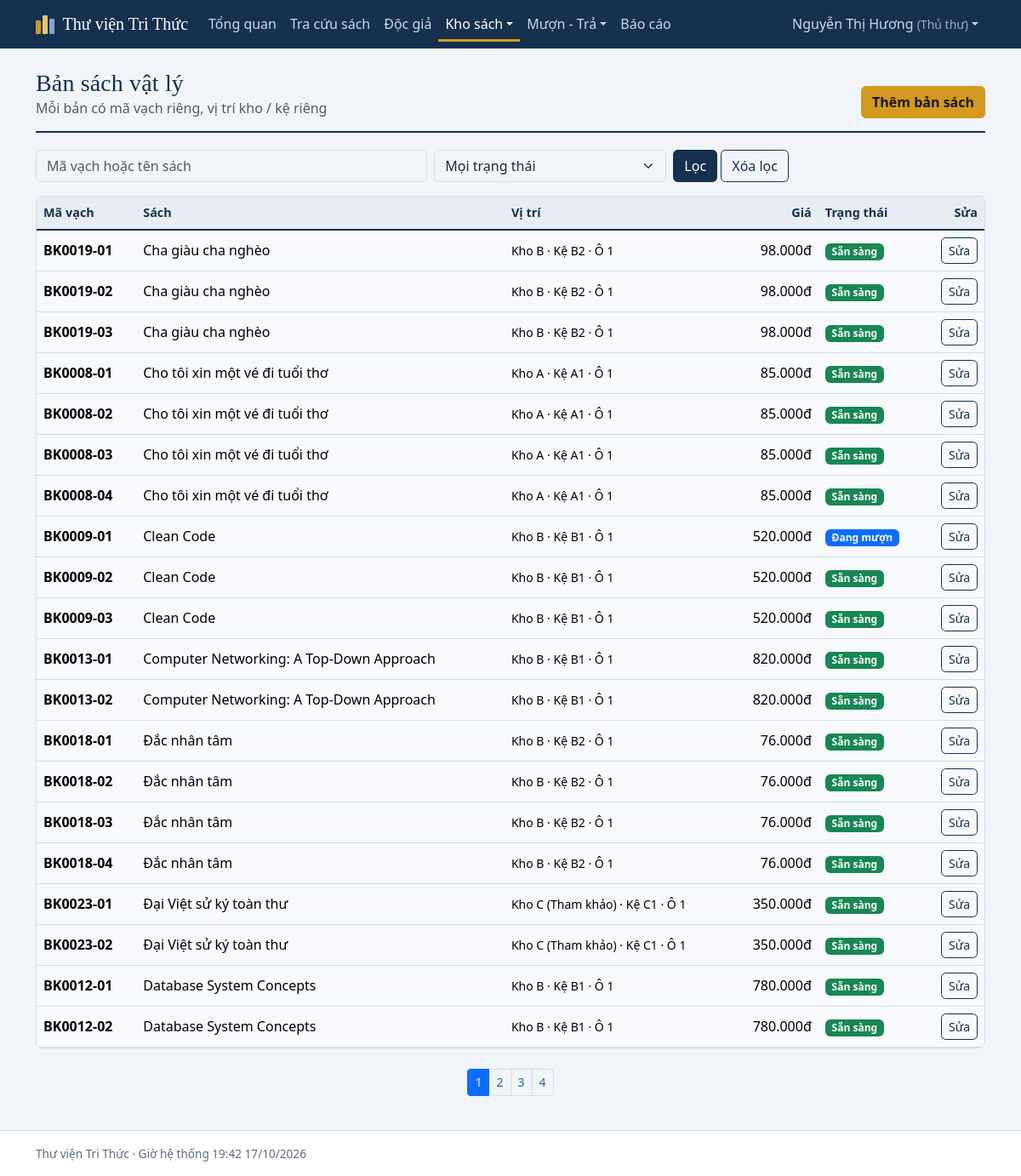
/staff/copies.php (signed in), run on the app's committed database.
### tables this page shows
CREATE TABLE users (
  user_id            BIGINT AUTO_INCREMENT PRIMARY KEY,
  role_id            INT NOT NULL,
  username           VARCHAR(50)  NOT NULL UNIQUE,
  email              VARCHAR(100) NOT NULL UNIQUE,
  password_hash      VARCHAR(255) NOT NULL,
  full_name          VARCHAR(100) NOT NULL,
  phone              VARCHAR(20)  NULL,
  address            VARCHAR(255) NULL,
  status             ENUM('ACTIVE','LOCKED','INACTIVE') NOT NULL DEFAULT 'ACTIVE',
  failed_login_count INT NOT NULL DEFAULT 0,
  locked_until       DATETIME NULL,
  created_at         DATETIME NOT NULL DEFAULT CURRENT_TIMESTAMP,
  CONSTRAINT fk_users_role FOREIGN KEY (role_id) REFERENCES roles(role_id)
);

CREATE TABLE roles (
  role_id    INT AUTO_INCREMENT PRIMARY KEY,
  role_code  VARCHAR(20)  NOT NULL UNIQUE,       
  role_name  VARCHAR(50)  NOT NULL
);

CREATE TABLE book_copies (
  copy_id          BIGINT AUTO_INCREMENT PRIMARY KEY,
  title_id         BIGINT NOT NULL,
  location_id      INT NULL,
  barcode          VARCHAR(30) NOT NULL UNIQUE,
  price            DECIMAL(12,2) NOT NULL DEFAULT 0,
  condition_status ENUM('NORMAL','DAMAGED') NOT NULL DEFAULT 'NORMAL',
  status           ENUM('AVAILABLE','RESERVED','BORROWED','LOST','DAMAGED','INACTIVE') NOT NULL DEFAULT 'AVAILABLE',
  acquired_date    DATE NOT NULL,
  INDEX idx_copy_title_status (title_id, status),
  CONSTRAINT fk_copy_title FOREIGN KEY (title_id)    REFERENCES book_titles(title_id),
  CONSTRAINT fk_copy_loc   FOREIGN KEY (location_id) REFERENCES storage_locations(location_id)
);

CREATE TABLE book_titles (
  title_id     BIGINT AUTO_INCREMENT PRIMARY KEY,
  isbn         VARCHAR(20)  NOT NULL UNIQUE,
  title        VARCHAR(255) NOT NULL,
  category_id  INT NULL,
  publisher_id INT NULL,
  publish_year INT NULL,
  description  TEXT NULL,
  cover_image  VARCHAR(255) NULL,
  status       ENUM('ACTIVE','DISCONTINUED') NOT NULL DEFAULT 'ACTIVE',
  created_at   DATETIME NOT NULL DEFAULT CURRENT_TIMESTAMP,
  FULLTEXT KEY ft_title (title),
  CONSTRAINT fk_bt_cat FOREIGN KEY (category_id)  REFERENCES categories(category_id),
  CONSTRAINT fk_bt_pub FOREIGN KEY (publisher_id) REFERENCES publishers(publisher_id)
);

CREATE TABLE storage_locations (
  location_id INT AUTO_INCREMENT PRIMARY KEY,
  warehouse   VARCHAR(50) NOT NULL,
  shelf       VARCHAR(20) NOT NULL,
  slot        VARCHAR(20) NOT NULL DEFAULT '',
  UNIQUE KEY uq_loc (warehouse, shelf, slot)
);

### staff/copies.php (the view, shortened to what this page needs)
<?php
require __DIR__ . '/../includes/init.php';
$u = require_staff();
$titleFilter = (int)g('title_id', p('title_id_back'));
$kw = g('q'); $st = g('st'); $page = max(1, (int)g('page', '1')); $per = 20;
$where = '1=1'; $params = [];
$total = (int)fetch_val("SELECT COUNT(*) FROM book_copies c JOIN book_titles t ON t.title_id = c.title_id WHERE $where", $params);
$off = ($page - 1) * $per;
$rows = fetch_all("SELECT c.*, t.title, l.warehouse, l.shelf, l.slot FROM book_copies c JOIN book_titles t ON t.title_id = c.title_id
    LEFT JOIN storage_locations l ON l.location_id = c.location_id WHERE $where ORDER BY t.title, c.barcode LIMIT $per OFFSET $off", $params);
$locs = fetch_all("SELECT * FROM storage_locations ORDER BY warehouse, shelf, slot");
$locLabel = fn($l) => $l['warehouse'] . ' · Kệ ' . $l['shelf'] . ($l['slot'] !== '' ? ' · Ô ' . $l['slot'] : '');
$filterTitle = $titleFilter ? fetch_val("SELECT title FROM book_titles WHERE title_id = ?", [$titleFilter]) : null;
page_start('Bản sách');
page_head('Bản sách vật lý', $filterTitle ? 'Đầu sách: ' . $filterTitle : 'Mỗi bản có mã vạch riêng, vị trí kho / kệ riêng',
  '<button class="btn btn-accent" type="button" data-bs-toggle="collapse" data-bs-target="#addCopy">Thêm bản sách</button>');
?>
<form class="row g-2 mb-3" method="get" role="search">
  <div class="col-sm-6 col-md-5"><label class="visually-hidden" for="q">Tìm</label><input class="form-control" id="q" name="q" value="<?= e($kw) ?>" placeholder="Mã vạch hoặc tên sách"></div>
  <div class="col-sm-4 col-md-3"><label class="visually-hidden" for="st">Trạng thái</label><select class="form-select" id="st" name="st"><option value="">Mọi trạng thái</option>
    <?php foreach (STATUS_LABELS['copy'] as $k => $v): ?><option value="<?= $k ?>" <?= $st === $k ? 'selected' : '' ?>><?= e($v[0]) ?></option><?php endforeach; ?></select></div>
  <div class="col-auto"><button class="btn btn-primary" type="submit">Lọc</button> <a class="btn btn-outline-primary" href="<?= e(url('staff/copies.php')) ?>">Xóa lọc</a></div>
</form>
<div class="table-wrap"><div class="table-responsive"><table class="table table-striped mb-0">
  <thead><tr><th>Mã vạch</th><th>Sách</th><th>Vị trí</th><th class="text-end">Giá</th><th>Trạng thái</th><th class="text-end">Sửa</th></tr></thead><tbody>
  <?php foreach ($rows as $r): $locked = in_array($r['status'], ['BORROWED', 'RESERVED'], true); ?>
  <tr>
    <td class="fw-semibold"><?= e($r['barcode']) ?></td>
    <td><?= e($r['title']) ?></td>
    <td class="small"><?= $r['warehouse'] ? e($locLabel($r)) : '—' ?></td>
    <td class="text-end"><?= money($r['price']) ?></td>
    <td><?= badge('copy', $r['status']) ?></td>
    <td class="text-end"><button class="btn btn-sm btn-outline-primary" type="button" data-bs-toggle="collapse" data-bs-target="#e<?= (int)$r['copy_id'] ?>">Sửa</button></td>
  </tr>
  <?php endforeach; ?></tbody></table></div></div>
<?= pager($total, $per, $page) ?>
<?php page_end();

### includes/layout.php (shortened to what this page needs)
<?php
function nav_link(string $path, string $label, string $cur): string {
    $active = $cur === url($path) ? ' active' : '';
    return '<li class="nav-item"><a class="nav-link' . $active . '" href="' . e(url($path)) . '">' . e($label) . '</a></li>';
}
function nav_dropdown(string $label, array $items, string $cur): string {
    $on = false; $li = '';
    foreach ($items as $path => $text) {
        $a = ($cur === url($path)); $on = $on || $a;
        $li .= '<li><a class="dropdown-item' . ($a ? ' active' : '') . '" href="' . e(url($path)) . '">' . e($text) . '</a></li>';
    }
    return '<li class="nav-item dropdown"><a class="nav-link dropdown-toggle' . ($on ? ' active' : '') . '" href="#" role="button" data-bs-toggle="dropdown" aria-expanded="false">' . e($label) . '</a><ul class="dropdown-menu">' . $li . '</ul></li>';
}
function page_start(string $title, array $o = []): void {
    $u = user();
    $cur = $_SERVER['SCRIPT_NAME'] ?? '';
    $app = cfg('app.name');
    ?><!doctype html>
<html lang="vi">
<head>
<link rel="stylesheet" href="<?= e(url('assets/vendor/bootstrap/bootstrap.min.css')) ?>">
<link rel="stylesheet" href="<?= e(url('assets/css/style.css')) ?>">
</head>
<body>
<nav class="navbar navbar-expand-lg app-nav no-print">
  <div class="container">
    <a class="navbar-brand" href="<?= e(url($u && is_staff($u) ? 'staff/index.php' : 'index.php')) ?>">
      <span class="spines" aria-hidden="true"><i></i><i></i><i></i></span><?= e($app) ?>
    </a>
    <div class="collapse navbar-collapse" id="nav">
      <ul class="navbar-nav me-auto">
<?php
    if ($u && is_staff($u)) {
        echo nav_link('staff/index.php', 'Tổng quan', $cur);
        echo nav_link('index.php', 'Tra cứu sách', $cur);
        echo nav_link('staff/readers.php', 'Độc giả', $cur);
        echo nav_dropdown('Kho sách', ['staff/titles.php' => 'Đầu sách', 'staff/copies.php' => 'Bản sách', 'staff/locations.php' => 'Kho / kệ / vị trí'], $cur);
        echo nav_dropdown('Mượn - Trả', ['staff/loan_new.php' => 'Lập phiếu mượn', 'staff/return.php' => 'Lập phiếu trả', 'staff/reservations.php' => 'Duyệt đặt giữ', 'staff/fines.php' => 'Tiền phạt'], $cur);
        echo nav_link('staff/reports.php', 'Báo cáo', $cur);
    } elseif ($u) {
        echo nav_link('index.php', 'Tra cứu sách', $cur);
        echo nav_link('reader/reservations.php', 'Đặt giữ của tôi', $cur);
        echo nav_link('reader/history.php', 'Mượn - trả - phạt', $cur);
    } else {
        echo nav_link('index.php', 'Tra cứu sách', $cur);
    }
?>
      </ul>
      <ul class="navbar-nav align-items-lg-center">
<?php if ($u): ?>
        <li class="nav-item dropdown">
          <a class="nav-link dropdown-toggle" href="#" role="button" data-bs-toggle="dropdown" aria-expanded="false"><?= e($u['full_name']) ?> <small class="opacity-75">(<?= e($u['role_name']) ?>)</small></a>
        </li>
<?php else: ?>
        <li class="nav-item"><a class="nav-link" href="<?= e(url('login.php')) ?>">Đăng nhập</a></li>
        <li class="nav-item"><a class="btn btn-sm btn-accent ms-lg-2" href="<?= e(url('register.php')) ?>">Đăng ký</a></li>
<?php endif; ?>
      </ul>
    </div>
  </div>
</nav>
<main class="container py-4">
<?php
}
function page_end(): void {
    ?></main>
<footer class="app-footer no-print"><div class="container"><?= e(cfg('app.name')) ?> · Giờ hệ thống <?= date('H:i d/m/Y') ?></div></footer>
</body>
</html>
<?php
}
function page_head(string $h, string $sub = '', string $actions = ''): void {
    echo '<div class="page-head"><div><h1>' . e($h) . '</h1>' . ($sub !== '' ? '<p class="text-muted mb-0">' . e($sub) . '</p>' : '') . '</div>' . ($actions !== '' ? '<div class="no-print">' . $actions . '</div>' : '') . '</div>';
}

### includes/init.php (shortened to what this page needs)
<?php
function cfg(string $key, $default = null) {
    $v = $GLOBALS['CFG'];
    foreach (explode('.', $key) as $k) {
        $v = $v[$k];
    }
    return $v;
}
function url(string $path = ''): string { return BASE_URL . '/' . ltrim($path, '/'); }
function e($s): string { return htmlspecialchars((string)$s, ENT_QUOTES, 'UTF-8'); }
function db(): PDO {
    static $pdo = null;
    if ($pdo) return $pdo;
    $c = cfg('db');
    try {
        $pdo = new PDO("mysql:host={$c['host']};dbname={$c['name']};charset={$c['charset']}", $c['user'], $c['pass'], [
            PDO::ATTR_ERRMODE => PDO::ERRMODE_EXCEPTION,
            PDO::ATTR_DEFAULT_FETCH_MODE => PDO::FETCH_ASSOC,
            PDO::ATTR_EMULATE_PREPARES => false,
        ]);
    } catch (PDOException $ex) {
        http_response_code(500);
        exit('<meta charset="utf-8"><h3>Không kết nối được cơ sở dữ liệu</h3><p>Hãy bật MySQL trong XAMPP, import <code>database/library_db.sql</code> bằng phpMyAdmin và kiểm tra <code>config/config.php</code>.</p>');
    }
    $pdo->exec("SET time_zone = '" . (new DateTime())->format('P') . "'");
    return $pdo;
}
function run(string $sql, array $p = []): PDOStatement { $st = db()->prepare($sql); $st->execute($p); return $st; }
function fetch_one(string $sql, array $p = []): ?array { $r = run($sql, $p)->fetch(); return $r === false ? null : $r; }
function fetch_all(string $sql, array $p = []): array { return run($sql, $p)->fetchAll(); }
function fetch_val(string $sql, array $p = []) { $r = run($sql, $p)->fetchColumn(); return $r === false ? null : $r; }
function g(string $k, string $d = ''): string { return isset($_GET[$k]) && is_string($_GET[$k]) ? trim($_GET[$k]) : $d; }
function money($n): string { return number_format((float)$n, 0, ',', '.') . 'đ'; }
function badge(string $type, string $v): string {
    [$t, $c] = STATUS_LABELS[$type][$v] ?? [$v, 'secondary'];
    return '<span class="badge text-bg-' . $c . '">' . e($t) . '</span>';
}
function user(): ?array {
    static $u = false;
    if ($u !== false) return $u;
    $u = null;
    if (!empty($_SESSION['uid'])) {
        $r = fetch_one("SELECT u.*, r.role_code, r.role_name FROM users u JOIN roles r ON r.role_id = u.role_id WHERE u.user_id = ?", [$_SESSION['uid']]);
        if ($r && $r['status'] === 'ACTIVE') $u = $r; else unset($_SESSION['uid']);
    }
    return $u;
}
function is_staff(?array $u = null): bool { $u = $u ?? user(); return $u && in_array($u['role_code'], ['LIBRARIAN', 'ADMIN'], true); }
function is_admin(?array $u = null): bool { $u = $u ?? user(); return $u && $u['role_code'] === 'ADMIN'; }
function require_login(array $roles = []): array {
    $u = user();
    return $u;
}
function require_staff(): array { return require_login(['LIBRARIAN', 'ADMIN']); }
function pager(int $total, int $per, int $page): string {
    $pages = (int)ceil($total / max(1, $per));
    $qs = $_GET; unset($qs['page']);
    $mk = function (int $n) use ($qs) { return '?' . http_build_query($qs + ['page' => $n]); };
    $h = '<nav aria-label="Phân trang"><ul class="pagination pagination-sm justify-content-center mt-4">';
    for ($i = 1; $i <= $pages; $i++) {
        if ($i === 1 || $i === $pages || abs($i - $page) <= 2) {
            $h .= '<li class="page-item' . ($i === $page ? ' active' : '') . '"><a class="page-link" href="' . e($mk($i)) . '">' . $i . '</a></li>';
        } elseif (abs($i - $page) === 3) { $h .= '<li class="page-item disabled"><span class="page-link">…</span></li>'; }
    }
    return $h . '</ul></nav>';
}
require_once ROOT . '/includes/layout.php';

### assets/css/style.css (style rules this page uses)
:root { --ink:#16304f; --ink-2:#0f2239; --blue:#2a62a8; --brass:#d29a1f; --brass-d:#a97800; --paper:#f1f4f8; --line:#d5dde8; --text:#1d2733; --muted:#5d6b7c; --bs-body-bg:var(--paper); --bs-body-color:var(--text); --bs-link-color:var(--blue); --bs-link-hover-color:var(--ink); --bs-border-color:var(--line); --serif:"Iowan Old Style","Palatino Linotype",Palatino,"Book Antiqua",Georgia,serif; }
body { font-family:system-ui,-apple-system,"Segoe UI",Roboto,"Helvetica Neue",Arial,sans-serif;min-height:100vh;display:flex;flex-direction:column;line-height:1.55 }
main { flex:1 }
h1,h2,h3,.h1,.h2,.h3 { font-family:var(--serif);color:var(--ink);letter-spacing:.005em }
h1 { font-size:1.75rem }
a { text-underline-offset:2px }
.app-nav { background:var(--ink);--bs-navbar-color:#cdd8e6;--bs-navbar-hover-color:#fff;--bs-navbar-active-color:#fff;--bs-navbar-brand-color:#fff;--bs-navbar-brand-hover-color:#fff;--bs-navbar-toggler-border-color:rgba(255,255,255,.4) }
.app-nav .navbar-brand { font-family:var(--serif);font-size:1.25rem;display:flex;align-items:center;gap:.6rem }
.app-nav .nav-link.active { box-shadow:inset 0 -3px 0 var(--brass) }
.spines { display:inline-flex;align-items:flex-end;gap:2px;height:22px }
.spines i { display:block;width:6px;border-radius:1px;background:var(--brass) }
.spines i:nth-child(1) { height:16px }
.spines i:nth-child(2) { height:22px;background:#e9c46a }
.spines i:nth-child(3) { height:18px;background:#7fa7d6 }
.btn { border-radius:.35rem }
.btn-primary { --bs-btn-bg:var(--ink);--bs-btn-border-color:var(--ink);--bs-btn-hover-bg:var(--ink-2);--bs-btn-hover-border-color:var(--ink-2);--bs-btn-active-bg:#0a1829;--bs-btn-active-border-color:#0a1829;--bs-btn-disabled-bg:var(--ink);--bs-btn-disabled-border-color:var(--ink) }
.btn-outline-primary { --bs-btn-color:var(--ink);--bs-btn-border-color:var(--ink);--bs-btn-hover-bg:var(--ink);--bs-btn-hover-border-color:var(--ink);--bs-btn-active-bg:var(--ink);--bs-btn-active-border-color:var(--ink) }
.btn-accent { background:var(--brass);border-color:var(--brass);color:#1b1400;font-weight:600 }
.page-head { display:flex;justify-content:space-between;align-items:flex-end;gap:1rem;flex-wrap:wrap;margin-bottom:1.25rem;padding-bottom:.9rem;border-bottom:2px solid var(--ink) }
.page-head h1 { margin:0 }
.table { --bs-table-bg:#fff;--bs-table-striped-bg:#f7f9fc }
.table thead th { background:#e8edf4;color:var(--ink);font-weight:600;font-size:.9rem;white-space:nowrap;border-bottom:2px solid var(--ink) }
.table td,.table th { vertical-align:middle }
.table-wrap { background:#fff;border:1px solid var(--line);border-radius:.4rem;overflow:hidden }
.app-footer { border-top:1px solid var(--line);padding:1rem 0;color:var(--muted);font-size:.85rem;background:#fff }

### data on the page
users: full_name "Nguyễn Thị Hương", role.role_name "Thủ thư"
book_copies: barcode "BK0019-01", title.title "Cha giàu cha nghèo", location.slot "Kho B · Kệ B2 · Ô 1", price "98.000đ", t "Sẵn sàng"
book_copies: barcode "BK0019-02", title.title "Cha giàu cha nghèo", location.slot "Kho B · Kệ B2 · Ô 1", price "98.000đ", t "Sẵn sàng"
book_copies: barcode "BK0019-03", title.title "Cha giàu cha nghèo", location.slot "Kho B · Kệ B2 · Ô 1", price "98.000đ", t "Sẵn sàng"
book_copies: barcode "BK0008-01", title.title "Cho tôi xin một vé đi tuổi thơ", location.slot "Kho A · Kệ A1 · Ô 1", price "85.000đ", t "Sẵn sàng"
book_copies: barcode "BK0008-02", title.title "Cho tôi xin một vé đi tuổi thơ", location.slot "Kho A · Kệ A1 · Ô 1", price "85.000đ", t "Sẵn sàng"
book_copies: barcode "BK0008-03", title.title "Cho tôi xin một vé đi tuổi thơ", location.slot "Kho A · Kệ A1 · Ô 1", price "85.000đ", t "Sẵn sàng"
book_copies: barcode "BK0008-04", title.title "Cho tôi xin một vé đi tuổi thơ", location.slot "Kho A · Kệ A1 · Ô 1", price "85.000đ", t "Sẵn sàng"
book_copies: barcode "BK0009-01", title.title "Clean Code", location.slot "Kho B · Kệ B1 · Ô 1", price "520.000đ", t "Đang mượn"
book_copies: barcode "BK0009-02", title.title "Clean Code", location.slot "Kho B · Kệ B1 · Ô 1", price "520.000đ", t "Sẵn sàng"
book_copies: barcode "BK0009-03", title.title "Clean Code", location.slot "Kho B · Kệ B1 · Ô 1", price "520.000đ", t "Sẵn sàng"
book_copies: barcode "BK0013-01", title.title "Computer Networking: A Top-Down Approach", location.slot "Kho B · Kệ B1 · Ô 1", price "820.000đ", t "Sẵn sàng"
book_copies: barcode "BK0013-02", title.title "Computer Networking: A Top-Down Approach", location.slot "Kho B · Kệ B1 · Ô 1", price "820.000đ", t "Sẵn sàng"
book_copies: barcode "BK0018-01", title.title "Đắc nhân tâm", location.slot "Kho B · Kệ B2 · Ô 1", price "76.000đ", t "Sẵn sàng"
book_copies: barcode "BK0018-02", title.title "Đắc nhân tâm", location.slot "Kho B · Kệ B2 · Ô 1", price "76.000đ", t "Sẵn sàng"
book_copies: barcode "BK0018-03", title.title "Đắc nhân tâm", location.slot "Kho B · Kệ B2 · Ô 1", price "76.000đ", t "Sẵn sàng"
book_copies: barcode "BK0018-04", title.title "Đắc nhân tâm", location.slot "Kho B · Kệ B2 · Ô 1", price "76.000đ", t "Sẵn sàng"
book_copies: barcode "BK0023-01", title.title "Đại Việt sử ký toàn thư", location.slot "Kho C (Tham khảo) · Kệ C1 · Ô 1", price "350.000đ", t "Sẵn sàng"
book_copies: barcode "BK0023-02", title.title "Đại Việt sử ký toàn thư", location.slot "Kho C (Tham khảo) · Kệ C1 · Ô 1", price "350.000đ", t "Sẵn sàng"
book_copies: barcode "BK0012-01", title.title "Database System Concepts", location.slot "Kho B · Kệ B1 · Ô 1", price "780.000đ", t "Sẵn sàng"
book_copies: barcode "BK0012-02", title.title "Database System Concepts", location.slot "Kho B · Kệ B1 · Ô 1", price "780.000đ", t "Sẵn sàng"

### other printed values
$app "Thư viện Tri Thức"
$label "Tổng quan Tra cứu sách Độc giả Báo cáo"
$label "Kho sách Mượn - Trả"
$h "Bản sách vật lý"
$sub "Mỗi bản có mã vạch riêng, vị trí kho / kệ riêng"
$actions "Thêm bản sách"
cfg('app.name') "Thư viện Tri Thức"
